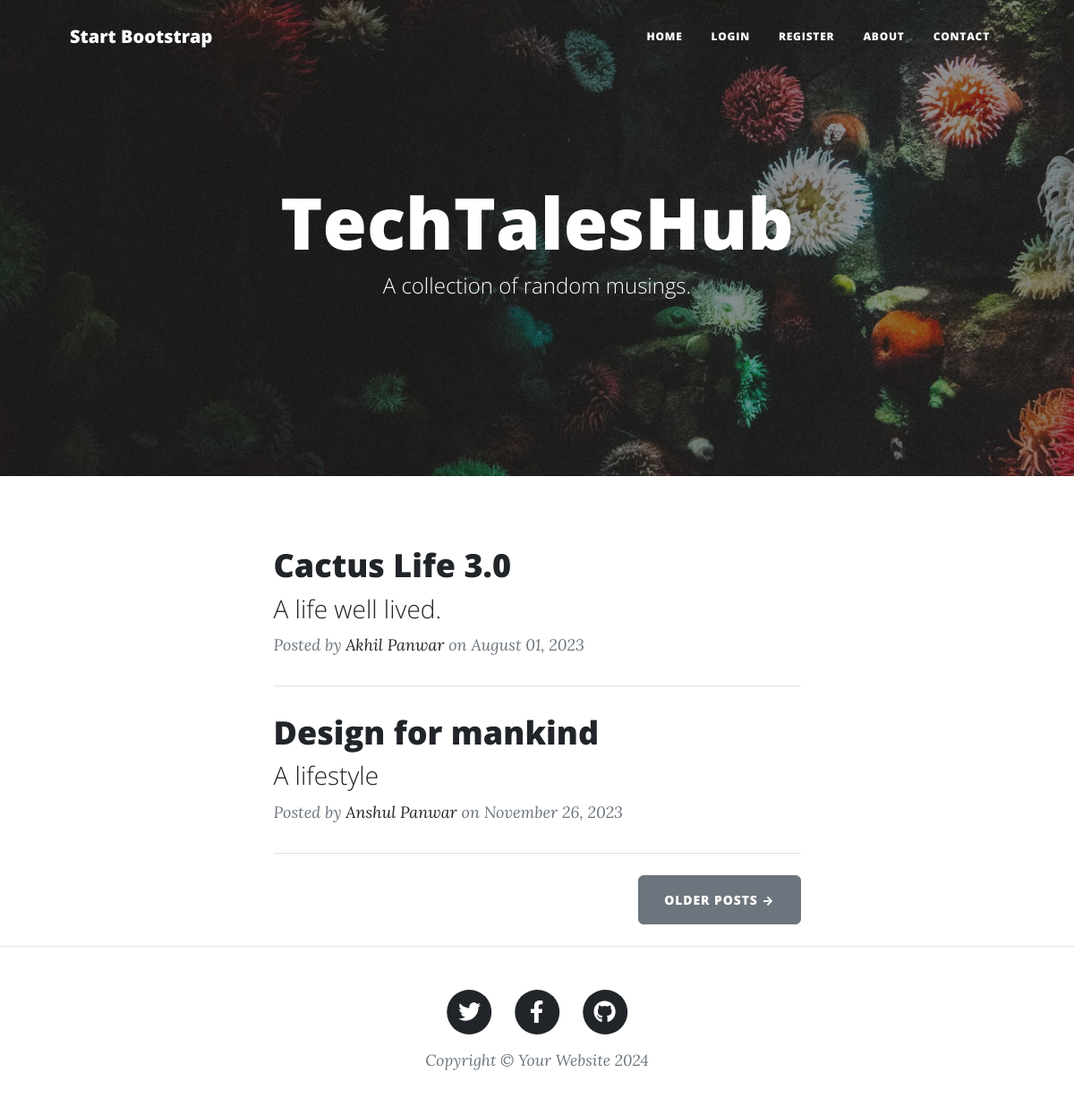
Before: / with the older database file.
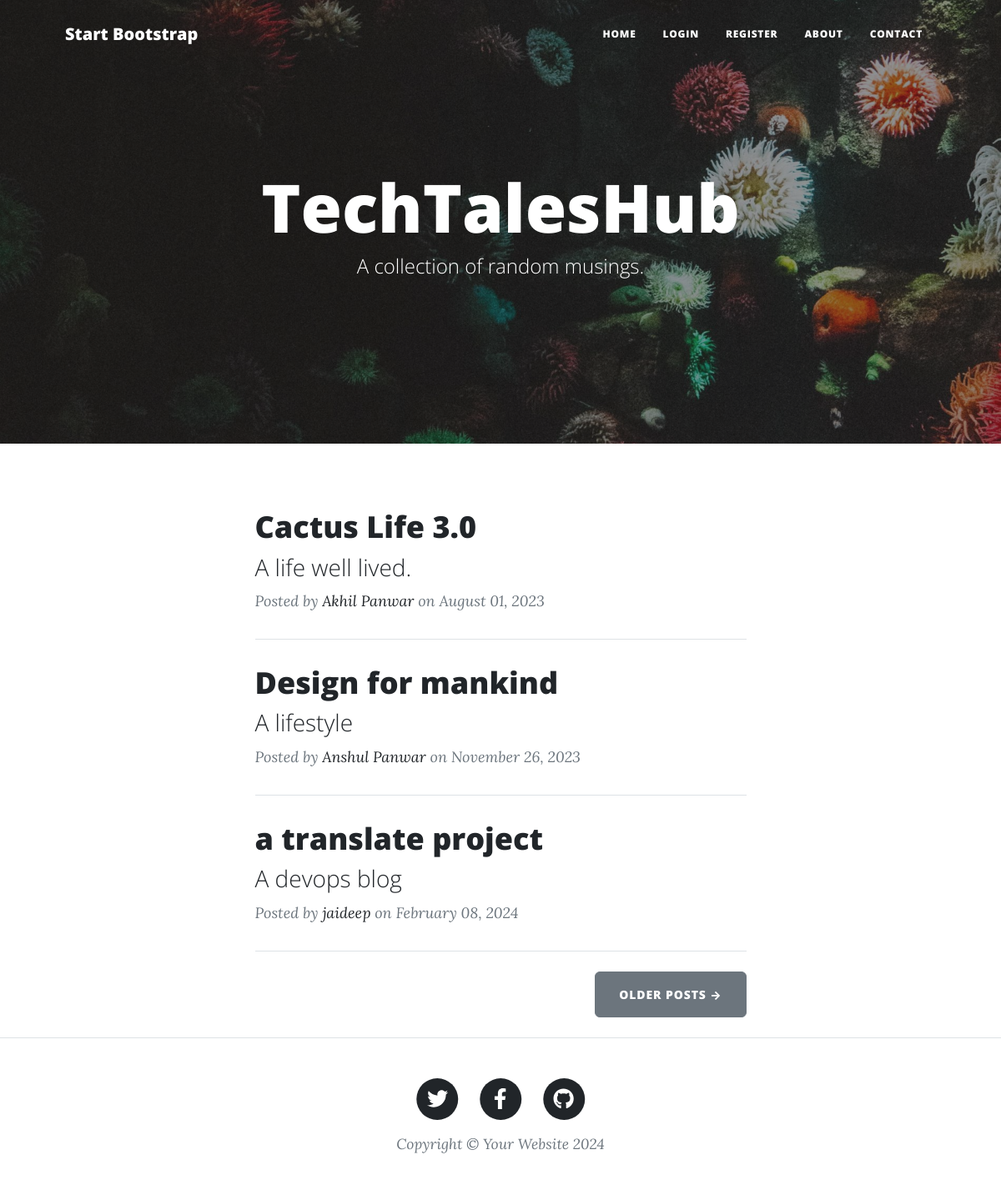
After: the same page with the newer database file.
### main.py (models this page shows)
class BlogPost(db.Model):
    __tablename__ = "blog_posts"
    id = db.Column(db.Integer, primary_key=True)
    author_id = db.Column(db.Integer, db.ForeignKey("users.id"))
    author = relationship("User", back_populates="posts")
    title = db.Column(db.String(250), unique=True, nullable=False)
    subtitle = db.Column(db.String(250), nullable=False)
    date = db.Column(db.String(250), nullable=False)
    body = db.Column(db.Text, nullable=False)
    img_url = db.Column(db.String(250), nullable=False)
    comments = relationship("Comment", back_populates="parent_post")

class User(UserMixin, db.Model):
    __tablename__ = "users"
    id = db.Column(db.Integer, primary_key=True)
    email = db.Column(db.String(100), unique=True)
    password = db.Column(db.String(100))
    name = db.Column(db.String(100))
    posts = relationship("BlogPost", back_populates="author")
    comments = relationship("Comment", back_populates="comment_author")

### main.py (the view)
@app.route('/')
def get_all_posts():
    result = db.session.execute(db.select(BlogPost))
    posts = result.scalars().all()
    year=datetime.now().year
    return render_template("index.html", all_posts=posts, current_user=current_user,year=year)

### templates/index.html (shortened to what this page needs)
{% include "header.html" %}
<header
  class="masthead"
  style="background-image: url('../static/assets/img/home-bg.jpg')"
>
  <div class="container position-relative px-4 px-lg-5">
    <div class="row gx-4 gx-lg-5 justify-content-center">
      <div class="col-md-10 col-lg-8 col-xl-7">
        <div class="site-heading">
          <h1>TechTalesHub</h1>
          <span class="subheading">A collection of random musings.</span>
        </div>
      </div>
    </div>
  </div>
</header>
<div class="container px-4 px-lg-5">
  <div class="row gx-4 gx-lg-5 justify-content-center">
    <div class="col-md-10 col-lg-8 col-xl-7">
      {% for post in all_posts %}
      <div class="post-preview">
        <a href="{{ url_for('show_post', post_id=post.id) }}">
          <h2 class="post-title">{{ post.title }}</h2>
          <h3 class="post-subtitle">{{ post.subtitle }}</h3>
        </a>
        <p class="post-meta">
          Posted by
          <a href="#">{{post.author.name}}</a>
          on {{post.date}}
        </p>
      </div>
      <hr class="my-4" />
      {% endfor %}
      <div class="d-flex justify-content-end mb-4">
        <a class="btn btn-secondary text-uppercase" href="#!">Older Posts →</a>
      </div>
    </div>
  </div>
</div>
{% include "footer.html" %}

### templates/header.html (shortened to what this page needs)
<!DOCTYPE html>
<html lang="en">
  <head>
    {% block styles %}
    {{ bootstrap.load_css() }}
    <link
      href="{{ url_for('static', filename='css/styles.css') }}"
      rel="stylesheet"
    />
    {% endblock %}
  </head>
  <body>
    <nav class="navbar navbar-expand-lg navbar-light" id="mainNav">
      <div class="container px-4 px-lg-5">
        <a class="navbar-brand" href="/">Start Bootstrap</a>
        <div class="collapse navbar-collapse" id="navbarResponsive">
          <ul class="navbar-nav ms-auto py-4 py-lg-0">
            <li class="nav-item">
              <a
                class="nav-link px-lg-3 py-3 py-lg-4"
                href="{{ url_for('get_all_posts') }}"
                >Home</a
              >
            </li>
            {% if not current_user.is_authenticated: %}
            <li class="nav-item">
              <a
                class="nav-link px-lg-3 py-3 py-lg-4"
                href="{{ url_for('login') }}"
                >Login</a
              >
            </li>
            <li class="nav-item">
              <a
                class="nav-link px-lg-3 py-3 py-lg-4"
                href="{{ url_for('register') }}"
                >Register</a
              >
            </li>
            {% endif %}
            <li class="nav-item">
              <a
                class="nav-link px-lg-3 py-3 py-lg-4"
                href="{{ url_for('about') }}"
                >About</a
              >
            </li>
            <li class="nav-item">
              <a
                class="nav-link px-lg-3 py-3 py-lg-4"
                href="{{ url_for('contact') }}"
                >Contact</a
              >
            </li>
          </ul>
        </div>
      </div>
    </nav>
  </body>
</html>

### templates/footer.html (shortened to what this page needs)
        <footer class="border-top">
          <div class="container px-4 px-lg-5">
              <div class="row gx-4 gx-lg-5 justify-content-center">
                  <div class="col-md-10 col-lg-8 col-xl-7">
                      <ul class="list-inline text-center">
                          <li class="list-inline-item">
                              <a href="https://twitter.com/?lang=en-in">
                                  <span class="fa-stack fa-lg">
                                      <i class="fas fa-circle fa-stack-2x"></i>
                                      <i class="fab fa-twitter fa-stack-1x fa-inverse"></i>
                                  </span>
                              </a>
                          </li>
                          <li class="list-inline-item">
                              <a href="https://www.facebook.com/">
                                  <span class="fa-stack fa-lg">
                                      <i class="fas fa-circle fa-stack-2x"></i>
                                      <i class="fab fa-facebook-f fa-stack-1x fa-inverse"></i>
                                  </span>
                              </a>
                          </li>
                          <li class="list-inline-item">
                              <a href="https://github.com/dashboard">
                                  <span class="fa-stack fa-lg">
                                      <i class="fas fa-circle fa-stack-2x"></i>
                                      <i class="fab fa-github fa-stack-1x fa-inverse"></i>
                                  </span>
                              </a>
                          </li>
                      </ul>
                      <div class="small text-center text-muted fst-italic">Copyright &copy; Your Website {{ year }}</div>
                  </div>
              </div>
          </div>
      </footer>
  </body>
</html>

Changed rows visible on the page:
added BlogPost: title "a translate project", subtitle "A devops blog", author.name "jaideep", date "February 08, 2024"
